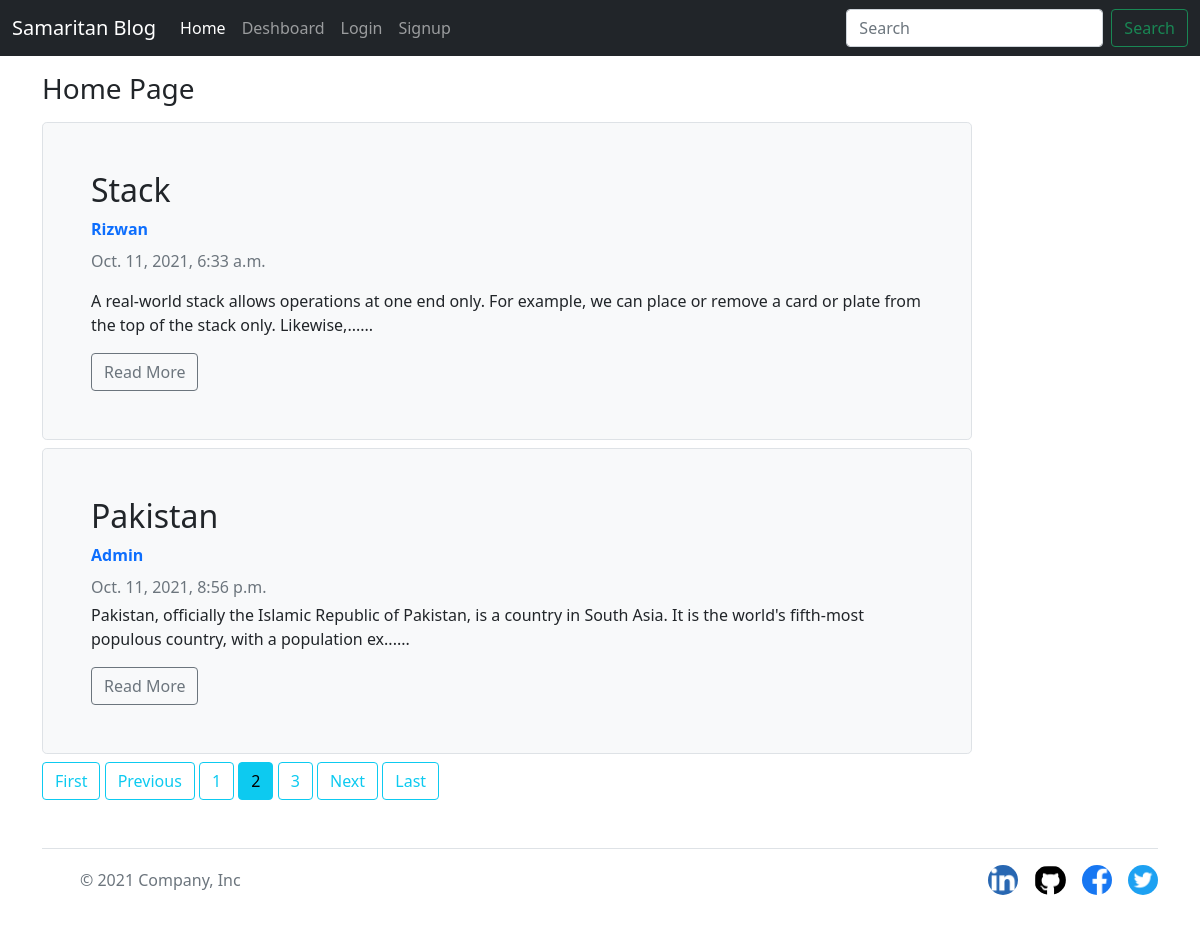
Screenshot of /?page=2 with the database file from the repository.
### blog/models.py (models this page shows, shortened)
class Post(models.Model):
    title = models.CharField(max_length=50)
    author = models.ForeignKey(User, on_delete=models.CASCADE)
    published_date = models.DateTimeField(default=timezone.now)
    content = RichTextField(blank = True, null = True)
    visible = models.BooleanField(default=False)
    upload = models.ImageField(upload_to ='uploads/')

### blog/views.py (the view)
# urls.py: path('', views.index, name='home'),
def index(request):
    posts = Post.objects.filter(visible=True)
    paginator = Paginator(posts, 2)
    page = request.GET.get('page')
    page_obj = paginator.get_page(page)
    return render(request, 'blog/home.html', {'posts': posts, 'page_obj':page_obj})

### blog/templates/blog/home.html (shortened to what this page needs)
{% extends 'blog/base.html' %}
{% load static %}
{% block content %}
<div class="continer my-3">
<h3 class="my-3">Home Page</h3>
    {% for p in page_obj%}
    <article class="media content-section">
        <div class="col-sm-10 my-2">
            <div class="h-180 p-5 bg-light border rounded-3">
                <h2>{{p.title}}</h2>
                <strong class="d-inline-block mb-2 text-primary"><a
                        href="{% url 'blog-list' p.author %}">{{p.author|capfirst}}</a>
                </strong>
                <div class="mb-1 text-muted">{{p.published_date}}</div>
                <p>{{p.content|slice:"0:150"|safe}}......</p>
                <a class="btn btn-outline-secondary" href="{% url 'PostDetail' p.id %}">Read More</a>
            </div>
        </div>
    </article>
    {%endfor%}
    {% if page_obj.has_previous %}
    <a class="btn btn-outline-info mb-4" href="?page=1">First</a>
    <a class="btn btn-outline-info mb-4" href="?page={{ page_obj.previous_page_number }}">Previous</a>
    {% endif %}
    {% for num in page_obj.paginator.page_range %}
    {% if page_obj.number == num %}
    <a class="btn btn-info mb-4" href="?page={{ num }}">{{ num }}</a>
    {% elif num > page_obj.number|add:'-2' and num < page_obj.number|add:'2' %} <a class="btn btn-outline-info mb-4"
        href="?page={{ num }}">{{ num }}</a>
        {% endif %}
        {% endfor %}
        {% if page_obj.has_next %}
        <a class="btn btn-outline-info mb-4" href="?page={{ page_obj.next_page_number }}">Next</a>
        <a class="btn btn-outline-info mb-4" href="?page={{ page_obj.paginator.num_pages }}">Last</a>
        {% endif %}
</div>
{% endblock content %}

### blog/static/blog/css/style.css (style rules this page uses)
a { text-decoration: none; }

### rows the page displays
Post: title "Stack", author "Rizwan", published_date "Oct. 11, 2021, 6:33 a.m.", content "A real-world stack allows operations at one end only. For example, we can place or remove a card or plate from the top of the stack only. Likewise,"
Post: title "Pakistan", author "Admin", published_date "Oct. 11, 2021, 8:56 p.m.", content "Pakistan, officially the Islamic Republic of Pakistan, is a country in South Asia. It is the world's fifth-most populous country, with a population ex"

### other values shown
{{ num }} "1" "3"
{{ num }} "2"
